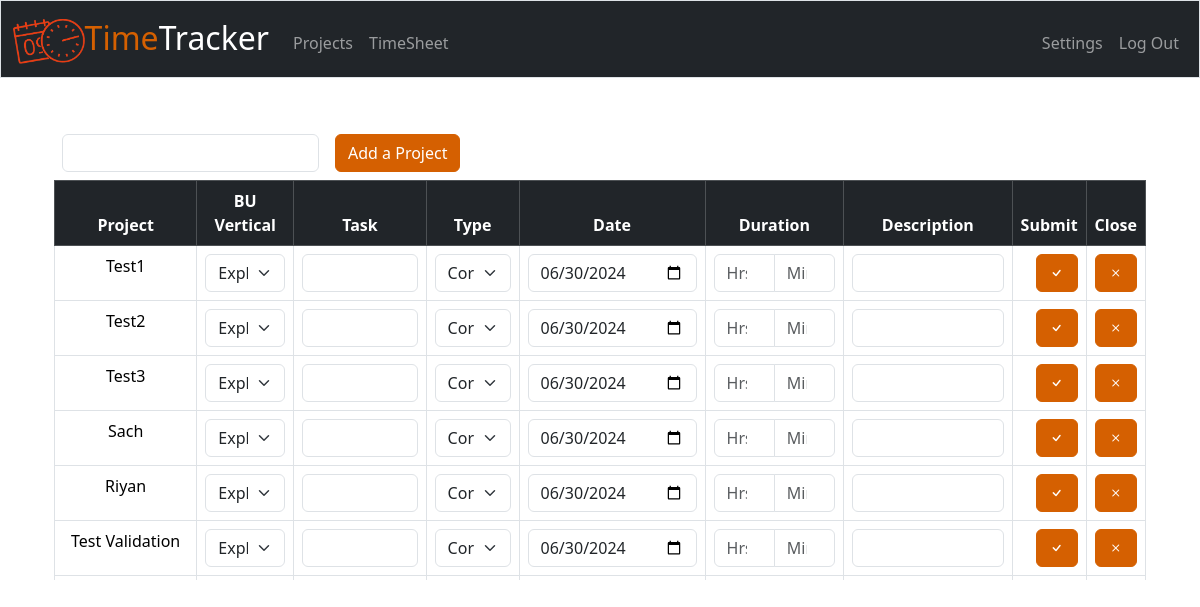
/ (signed in), run on the app's committed database.
### tables this page shows
CREATE TABLE Projects (id INTEGER PRIMARY KEY AUTOINCREMENT,    p_name TEXT NOT NULL,    user_id INTEGER NOT NULL,    status TEXT,    date_modified TIMESTAMP DEFAULT CURRENT_TIMESTAMP);

### app.py (the view)
@app.route("/projects")
@app.route("/", methods=["GET", "POST"])
@login_required
def index():
    user_id = session.get("user_id")
    if request.method == "GET":
        projectRecords = db.execute("select * from Projects where user_id = ? and status = ?", user_id, 'Active')
    return render_template("index.html", projectRecords=projectRecords)
    """Get stock quote."""
    return apology("TODO")

### app.py (called while the page is built)
@app.after_request
def after_request(response):
    response.headers["Cache-Control"] = "no-cache, no-store, must-revalidate"
    response.headers["Expires"] = 0
    response.headers["Pragma"] = "no-cache"
    return response

### helpers.py (called while the page is built)
def login_required(f):
    @wraps(f)
    def decorated_function(*args, **kwargs):
        if session.get("user_id") is None:
            return redirect("/login")
        return f(*args, **kwargs)
    return decorated_function

### templates/index.html (shortened to what this page needs)
{% extends "layout.html" %}
{% block main %}
<main class="container text-center">
    <form action="/addproject" method="post">
        <div class="d-flex flex-row">
            <div class="p-2">
                <input type="text" class="form-control" name="p_name">
            </div>
            <div class="p-2">
                <button class="btn btn-dark btn-orange" type="submit" id="addProjectBtn">Add a Project</button>
            </div>
        </div>
    </form>
</main>
<main class="container text-center">
        <div class="table-responsive">
            <table id="projectTable" class="table table-bordered table-hover table-fixed-header">
                <thead class="table-dark">
                    <tr>
                        <th class="text-center">Project</th>
                        <th class="text-center">BU Vertical</th>
                        <th class="text-center">Task</th>
                        <th class="text-center">Type</th>
                        <th class="text-center">Date</th>
                        <th class="text-center">Duration</th>
                        <th class="text-center">Description</th>
                        <th class="text-center">Submit</th>
                        <th class="text-center">Close</th>
                    </tr>
                </thead>
                <tbody>
                    {% for projectRecord in projectRecords  %}
                    <form action="/addtask" method="post" id='{{ projectRecord["id"] }}'>
                    <tr>
                        <td name="projectname">{{ projectRecord["p_name"]}}</td>
                        <td>
                            <select class="form-select" name="buvertical">
                                <option value="Explorer">Explorer</option>
                            </select>
                        </td>
                        <td><input type="text" class="form-control" name="task"></td>
                        <td>
                            <select class="form-select" name="type">
                                <option value="core">Core</option>
                            </select>
                        </td>
                        <td><input type="date" class="form-control" id='date_{{projectRecord["id"]}}' name="date" value=""></td>
                        <td>
                            <div class="input-group">
                                <input type="number" class="form-control" name="hours" placeholder="Hrs" min="0" max="24" step="1">
                                <input type="number" class="form-control" name="minutes" placeholder="Mins" min="0" max="59" step="1">
                            </div>
                        </td>
                        <td><input type="text" class="form-control" name="description"></td>
                        <td class="text-end">
                                <button class="btn btn-dark btn-orange" type="submit" id='tasksubmit__{{projectRecord["id"]}}' form='{{ projectRecord["id"] }}'><i class="bi bi-check"></i></button>
                        </td>
                    </form>
                        <td class="text-center">
                            <form action="/projectclose" method="post" id='close_{{ projectRecord["id"] }}'>
                                <button class="btn btn-dark btn-orange" name = "closeproject" type="submit" value='{{projectRecord["id"]}}'><i class="bi bi-x"></i></button>
                            </form>
                        </td>
                    {% endfor %}
                </tbody>
            </table>
        </div>
</main>
{% endblock %}

### static/styles.css (style rules this page uses)
.btn-orange { background-color:#d56001; border-color: #d56001; }
.table-fixed-header thead { position: sticky; top: 0; background-color: #343a40; color: white; z-index: 1; }
.table-responsive { max-height: 400px; overflow-y: scroll; z-index: 0; }

### data on the page
Projects: p_name "Test1", {{ projectRecord["id"] }} 12 (drawn)
Projects: p_name "Test2", {{ projectRecord["id"] }} 13 (drawn)
Projects: p_name "Test3", {{ projectRecord["id"] }} 14 (drawn)
Projects: p_name "Sach", {{ projectRecord["id"] }} 15 (drawn)
Projects: p_name "Riyan", {{ projectRecord["id"] }} 16 (drawn)
Projects: p_name "Test Validation", {{ projectRecord["id"] }} 17 (drawn)
